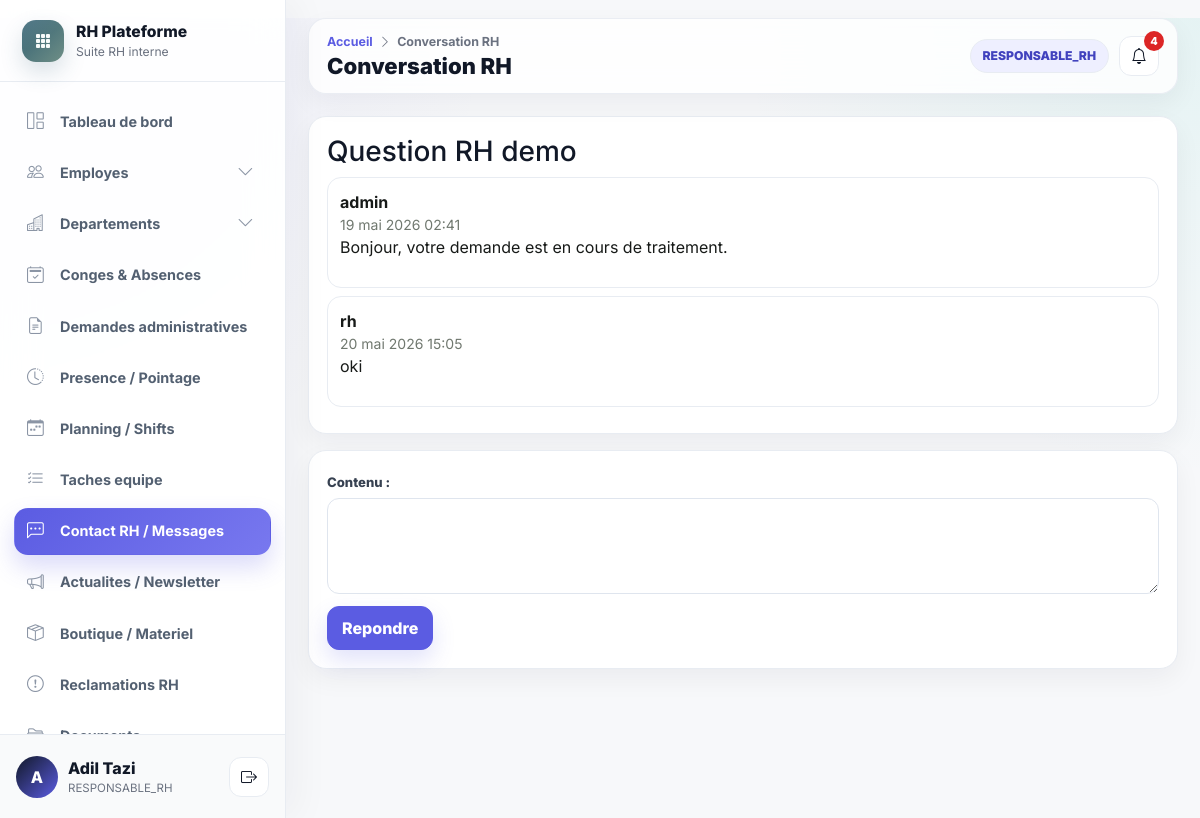
Page /messages-rh/10 (signed in) on the committed database.
### accounts/models.py (models this page shows, shortened)
class UtilisateurProfile(models.Model):
    user = models.OneToOneField(settings.AUTH_USER_MODEL, on_delete=models.CASCADE, related_name="profile")
    role = models.CharField(max_length=40, choices=Role.choices)
    actif = models.BooleanField(default=True)
    employe = models.OneToOneField(
        "hr.Employe",
        on_delete=models.SET_NULL,
        null=True,
        blank=True,
        related_name="utilisateur_profile",
    )
    class Meta:
        verbose_name = "Utilisateur"
        verbose_name_plural = "Utilisateurs"
    def __str__(self):
        return self.user.username

### hr/models.py (models this page shows, shortened)
class Employe(models.Model):
    matricule = models.CharField(max_length=100, unique=True)
    nom = models.CharField(max_length=255)
    prenom = models.CharField(max_length=255)
    email = models.EmailField()
    telephone = models.CharField(max_length=80, blank=True)
    date_naissance = models.DateField(null=True, blank=True)
    date_embauche = models.DateField()
    adresse = models.TextField(blank=True)
    photo = models.ImageField(upload_to="uploads/photos/", null=True, blank=True)
    departement = models.ForeignKey(Departement, on_delete=models.SET_NULL, null=True, blank=True, related_name="employes")
    service = models.ForeignKey(Service, on_delete=models.SET_NULL, null=True, blank=True, related_name="employes")
    poste = models.ForeignKey(Poste, on_delete=models.SET_NULL, null=True, blank=True, related_name="employes")
    responsable = models.ForeignKey("self", on_delete=models.SET_NULL, null=True, blank=True, related_name="collaborateurs")
    localisation = models.CharField(max_length=255, blank=True, default="Casablanca")
    actif = models.BooleanField(default=True)
    created_at = models.DateTimeField(auto_now_add=True)
    updated_at = models.DateTimeField(auto_now=True)
    class Meta:
        ordering = ["nom", "prenom"]
    @property
    def nom_complet(self):
        return f"{self.prenom or ''} {self.nom or ''}".strip()

class ConversationRH(models.Model):
    STATUTS = [("ouverte", "Ouverte"), ("en_attente", "En attente"), ("cloturee", "Cloturee")]
    sujet = models.CharField(max_length=255)
    employe = models.ForeignKey(Employe, on_delete=models.CASCADE, related_name="conversations_rh")
    responsable_rh = models.ForeignKey("accounts.UtilisateurProfile", on_delete=models.SET_NULL, null=True, blank=True)
    statut = models.CharField(max_length=30, choices=STATUTS, default="ouverte")
    date_creation = models.DateTimeField(default=timezone.now)
    date_derniere_reponse = models.DateTimeField(default=timezone.now)

class MessageRH(models.Model):
    conversation = models.ForeignKey(ConversationRH, on_delete=models.CASCADE, related_name="messages")
    expediteur = models.ForeignKey("accounts.UtilisateurProfile", on_delete=models.CASCADE, related_name="messages_envoyes")
    destinataire = models.ForeignKey("accounts.UtilisateurProfile", on_delete=models.SET_NULL, null=True, blank=True, related_name="messages_recus")
    contenu = models.TextField()
    date_envoi = models.DateTimeField(default=timezone.now)
    lu = models.BooleanField(default=False)

### hr/views.py (the view)
# urls.py: path("messages-rh/<int:pk>", views.rh_conversation_detail, name="rh_conversation_detail"),
@login_required
def rh_conversation_detail(request, pk):
    user_profile = profile(request)
    conv = get_object_or_404(conversations_for_profile(user_profile), pk=pk)
    if request.method == "POST":
        form = MessageRHForm(request.POST)
        if form.is_valid():
            msg = form.save(commit=False)
            msg.conversation = conv
            msg.expediteur = user_profile
            if user_profile.role in {Role.ADMIN, Role.RESPONSABLE_RH}:
                msg.destinataire = getattr(conv.employe, "utilisateur_profile", None)
            msg.save()
            conv.date_derniere_reponse = timezone.now()
            if user_profile.role in {Role.ADMIN, Role.RESPONSABLE_RH}:
                conv.responsable_rh = user_profile
                conv.statut = "ouverte"
                conv.save(update_fields=["date_derniere_reponse", "responsable_rh", "statut"])
                notify_employee(conv.employe, "Nouvelle reponse RH.", f"/messages-rh/{conv.pk}")
            else:
                conv.statut = "en_attente"
                conv.save(update_fields=["date_derniere_reponse", "statut"])
                notify_rh_and_admin("Nouvelle reponse dans une conversation RH.", f"/messages-rh/{conv.pk}")
            return redirect("rh_conversation_detail", pk=pk)
    else:
        form = MessageRHForm()
    return render(request, "messages_rh/detail.html", {"page_title": "Conversation RH", "conversation": conv, "form": form})

### hr/forms.py (shortened to what this page needs)
class MessageRHForm(BootstrapModelForm):
    class Meta:
        model = MessageRH
        fields = ["contenu"]
        widgets = {"contenu": forms.Textarea(attrs={"rows": 3})}

### hr/views.py (called while the page is built)
def profile(request):
    return getattr(request.user, "profile", None)

def conversations_for_profile(user_profile):
    if user_profile.role in {Role.ADMIN, Role.RESPONSABLE_RH}:
        return ConversationRH.objects.select_related("employe", "responsable_rh")
    return ConversationRH.objects.filter(employe=user_profile.employe)

### templates/messages_rh/detail.html
{% extends "base.html" %}
{% block content %}
<div class="panel mb-3"><h3>{{ conversation.sujet }}</h3>{% for m in conversation.messages.all %}<div class="request-item mb-2"><div><strong>{{ m.expediteur }}</strong><small>{{ m.date_envoi }}</small><p>{{ m.contenu }}</p></div></div>{% endfor %}</div>
<form method="post" class="form-panel">{% csrf_token %}{{ form.as_p }}<button class="btn btn-accent">Repondre</button></form>
{% endblock %}

### templates/base.html (shortened to what this page needs)
{% load static message_tags %}
<!DOCTYPE html>
<html lang="fr">
<head>
    <link href="https://cdn.jsdelivr.net/npm/bootstrap@5.3.3/dist/css/bootstrap.min.css" rel="stylesheet">
    <link href="https://cdn.jsdelivr.net/npm/bootstrap-icons@1.11.3/font/bootstrap-icons.css" rel="stylesheet">
    <link rel="stylesheet" href="{% static 'css/main.css' %}?v=premium-rh-saas-1">
</head>
<body class="app-body">
<div class="app-shell">
    <aside id="sidebar" class="app-sidebar">
        <div class="sidebar-brand">
            <div class="brand-mark"><i class="bi bi-grid-3x3-gap-fill"></i></div>
            <div class="brand-copy">
                <div class="brand-title">RH Plateforme</div>
                <div class="brand-subtitle">Suite RH interne</div>
            </div>
        </div>
        <nav class="sidebar-nav" aria-label="Navigation principale">
            <a href="{% url 'dashboard' %}" class="sidebar-item nav-link" data-route="/dashboard"><i class="bi bi-grid-1x2"></i><span>Tableau de bord</span></a>
            <div class="sidebar-group" data-group-route="/employes">
                <button class="sidebar-item sidebar-parent nav-link {% if nav_module == 'employes' %}active{% endif %}" type="button" data-bs-toggle="collapse" data-bs-target="#menuEmployes" aria-expanded="{% if nav_module == 'employes' %}true{% else %}false{% endif %}">
                    <i class="bi bi-people"></i><span>Employes</span><i class="bi bi-chevron-down ms-auto"></i>
                </button>
            </div>
            {% if utilisateur_connecte.role == "ADMIN" or utilisateur_connecte.role == "RESPONSABLE_RH" %}
                <div class="sidebar-group" data-group-route="/departements">
                    <button class="sidebar-item sidebar-parent nav-link {% if nav_module == 'departements' %}active{% endif %}" type="button" data-bs-toggle="collapse" data-bs-target="#menuDepartements" aria-expanded="{% if nav_module == 'departements' %}true{% else %}false{% endif %}">
                        <i class="bi bi-buildings"></i><span>Departements</span><i class="bi bi-chevron-down ms-auto"></i>
                    </button>
                </div>
            {% endif %}
            <a href="{% url 'conges_list' %}" class="sidebar-item nav-link" data-route="/conges"><i class="bi bi-calendar2-check"></i><span>Conges & Absences</span></a>
            <a href="{% url 'demandes_list' %}" class="sidebar-item nav-link" data-route="/demandes"><i class="bi bi-file-earmark-text"></i><span>Demandes administratives</span></a>
            <a href="{% url 'attendance' %}" class="sidebar-item nav-link" data-route="/pointage"><i class="bi bi-clock-history"></i><span>Presence / Pointage</span></a>
            <a href="{% url 'planning' %}" class="sidebar-item nav-link" data-route="/planning"><i class="bi bi-calendar-week"></i><span>Planning / Shifts</span></a>
            <a href="{% url 'team_tasks' %}" class="sidebar-item nav-link" data-route="/taches"><i class="bi bi-list-check"></i><span>Taches equipe</span></a>
            <a href="{% url 'rh_messages' %}" class="sidebar-item nav-link" data-route="/messages-rh"><i class="bi bi-chat-left-dots"></i><span>Contact RH / Messages</span></a>
            <a href="{% url 'news_list' %}" class="sidebar-item nav-link" data-route="/actualites"><i class="bi bi-megaphone"></i><span>Actualites / Newsletter</span></a>
            <a href="{% url 'shop' %}" class="sidebar-item nav-link" data-route="/boutique"><i class="bi bi-box-seam"></i><span>Boutique / Materiel</span></a>
            <a href="{% url 'reclamations' %}" class="sidebar-item nav-link" data-route="/reclamations"><i class="bi bi-exclamation-circle"></i><span>Reclamations RH</span></a>
            <a href="{% url 'documents_list' %}" class="sidebar-item nav-link" data-route="/documents"><i class="bi bi-folder2-open"></i><span>Documents</span></a>
        </nav>
        <div class="sidebar-user">
            <div class="user-avatar"><span>{{ utilisateur_connecte.employe.prenom|first|default:"U" }}</span></div>
            <div class="user-meta">
                <div class="user-name">{{ utilisateur_connecte.employe.nom_complet|default:"Utilisateur" }}</div>
                <div class="user-role">{{ utilisateur_connecte.role|default:"Session" }}</div>
            </div>
            <form action="{% url 'logout' %}" method="post" class="ms-auto">
                <button type="submit" class="btn btn-rh-icon" title="Se deconnecter"><i class="bi bi-box-arrow-right"></i></button>
            </form>
        </div>
    </aside>
    <main id="main-content" class="app-main">
        <nav class="app-topbar">
            <div class="page-header">
                <div class="breadcrumb-line">
                    <a href="{% url 'dashboard' %}">Accueil</a>
                    <i class="bi bi-chevron-right"></i>
                    <span>{{ page_title|default:"Page" }}</span>
                </div>
                <h1 class="page-title">{{ page_title|default:"Page" }}</h1>
            </div>
            <div class="topbar-actions">
                <span class="role-pill">{{ utilisateur_connecte.role|default:"Utilisateur" }}</span>
                <a href="{% url 'notifications_list' %}" class="btn btn-rh-icon position-relative" title="Notifications">
                    <i class="bi bi-bell"></i>
                    {% if notifications_non_lues > 0 %}<span class="topbar-badge">{{ notifications_non_lues }}</span>{% endif %}
                </a>
            </div>
        </nav>
        <div class="app-content">
            {% block content %}{% endblock %}
        </div>
    </main>
</div>
</body>
</html>

### rows in the picture
UtilisateurProfile: employe.prenom|first "A", employe.nom_complet "Adil Tazi", role "RESPONSABLE_RH"
ConversationRH: sujet "Question RH demo"
MessageRH: expediteur "admin", date_envoi "19 mai 2026 02:41", contenu "Bonjour, votre demande est en cours de traitement."
MessageRH: expediteur "rh", date_envoi "20 mai 2026 15:05", contenu "oki"

### other values in the picture
{{ page_title|default:"Page" }} "Conversation RH"
{{ notifications_non_lues }} "4"
